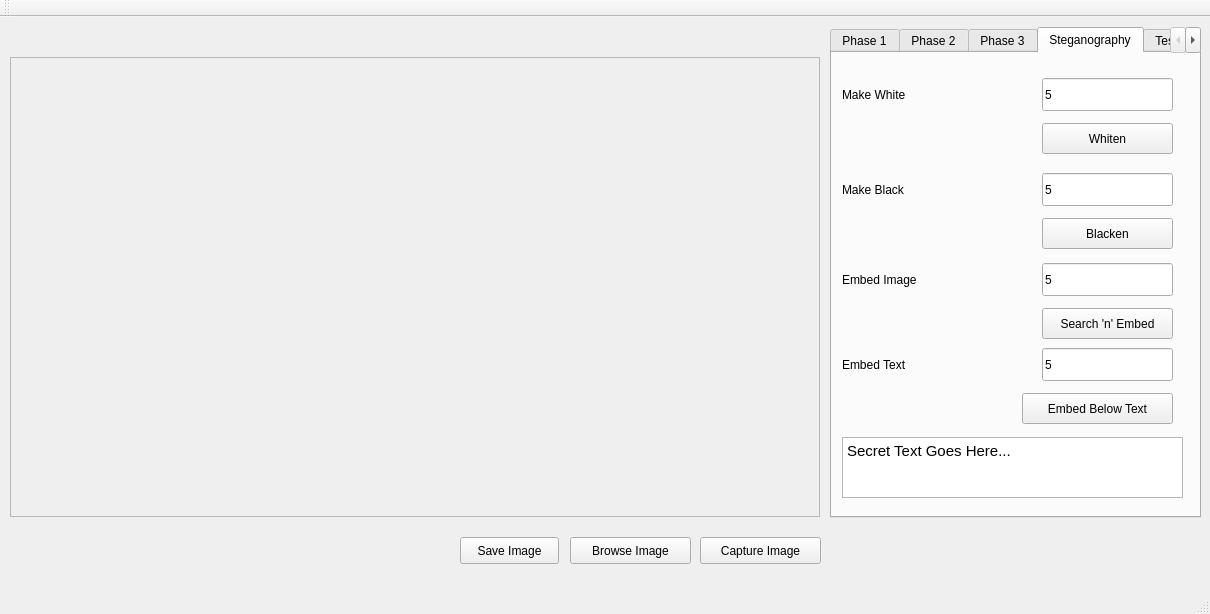
<?xml version="1.0" encoding="UTF-8"?>
<ui version="4.0">
 <class>MainWindow</class>
 <widget class="QMainWindow" name="MainWindow">
  <property name="geometry">
   <rect>
    <x>0</x>
    <y>0</y>
    <width>1210</width>
    <height>614</height>
   </rect>
  </property>
  <property name="windowTitle">
   <string>MainWindow</string>
  </property>
  <widget class="QWidget" name="centralWidget">
   <widget class="QPushButton" name="captureBtn">
    <property name="geometry">
     <rect>
      <x>700</x>
      <y>520</y>
      <width>121</width>
      <height>27</height>
     </rect>
    </property>
    <property name="text">
     <string>Capture Image</string>
    </property>
   </widget>
   <widget class="QPushButton" name="browseBtn">
    <property name="geometry">
     <rect>
      <x>570</x>
      <y>520</y>
      <width>121</width>
      <height>27</height>
     </rect>
    </property>
    <property name="text">
     <string>Browse Image</string>
    </property>
   </widget>
   <widget class="QScrollArea" name="scrollArea">
    <property name="geometry">
     <rect>
      <x>10</x>
      <y>40</y>
      <width>810</width>
      <height>460</height>
     </rect>
    </property>
    <property name="widgetResizable">
     <bool>true</bool>
    </property>
    <widget class="QWidget" name="scrollAreaWidgetContents">
     <property name="geometry">
      <rect>
       <x>0</x>
       <y>0</y>
       <width>808</width>
       <height>458</height>
      </rect>
     </property>
     <widget class="QLabel" name="imageLbl">
      <property name="geometry">
       <rect>
        <x>0</x>
        <y>0</y>
        <width>801</width>
        <height>451</height>
       </rect>
      </property>
      <property name="text">
       <string/>
      </property>
     </widget>
    </widget>
   </widget>
   <widget class="QPushButton" name="saveBtn">
    <property name="geometry">
     <rect>
      <x>460</x>
      <y>520</y>
      <width>99</width>
      <height>27</height>
     </rect>
    </property>
    <property name="text">
     <string>Save Image</string>
    </property>
   </widget>
   <widget class="QTabWidget" name="tabWidget">
    <property name="geometry">
     <rect>
      <x>830</x>
      <y>10</y>
      <width>371</width>
      <height>491</height>
     </rect>
    </property>
    <property name="currentIndex">
     <number>3</number>
    </property>
    <widget class="QWidget" name="firstTab">
     <attribute name="title">
      <string>Phase 1</string>
     </attribute>
     <widget class="QScrollArea" name="scrollArea_2">
      <property name="geometry">
       <rect>
        <x>0</x>
        <y>0</y>
        <width>361</width>
        <height>461</height>
       </rect>
      </property>
      <property name="widgetResizable">
       <bool>true</bool>
      </property>
      <widget class="QWidget" name="scrollAreaWidgetContents_2">
       <property name="geometry">
        <rect>
         <x>0</x>
         <y>0</y>
         <width>346</width>
         <height>554</height>
        </rect>
       </property>
       <layout class="QGridLayout" name="gridLayout">
        <item row="0" column="0" colspan="3">
         <widget class="QLabel" name="label">
          <property name="text">
           <string>Convert to gray scale:</string>
          </property>
         </widget>
        </item>
        <item row="0" column="4">
         <widget class="QPushButton" name="convertGrayScaleBtn">
          <property name="text">
           <string>Gray Scale</string>
          </property>
         </widget>
        </item>
        <item row="1" column="0">
         <widget class="QLabel" name="label_2">
          <property name="text">
           <string>Add Noise:</string>
          </property>
         </widget>
        </item>
        <item row="2" column="0" colspan="2">
         <widget class="QSlider" name="noisePercentSlider">
          <property name="maximum">
           <number>60</number>
          </property>
          <property name="singleStep">
           <number>2</number>
          </property>
          <property name="value">
           <number>5</number>
          </property>
          <property name="orientation">
           <enum>Qt::Horizontal</enum>
          </property>
         </widget>
        </item>
        <item row="2" column="4">
         <widget class="QPushButton" name="applyNoiseBtn">
          <property name="text">
           <string>Apply</string>
          </property>
         </widget>
        </item>
        <item row="3" column="0" colspan="3">
         <widget class="QLabel" name="label_3">
          <property name="text">
           <string>Smooth (Average Filter):</string>
          </property>
         </widget>
        </item>
        <item row="4" column="3">
         <widget class="QLineEdit" name="filterWidthTxt">
          <property name="text">
           <string>3</string>
          </property>
         </widget>
        </item>
        <item row="4" column="4">
         <widget class="QPushButton" name="smoothBtn">
          <property name="text">
           <string>Smooth</string>
          </property>
         </widget>
        </item>
        <item row="5" column="0" colspan="3">
         <widget class="QLabel" name="label_4">
          <property name="text">
           <string>Smooth (Median Filter):</string>
          </property>
         </widget>
        </item>
        <item row="6" column="3">
         <widget class="QLineEdit" name="medianFilterWidthTxt">
          <property name="text">
           <string>3</string>
          </property>
         </widget>
        </item>
        <item row="6" column="4">
         <widget class="QPushButton" name="medianBtn">
          <property name="text">
           <string>Smooth</string>
          </property>
         </widget>
        </item>
        <item row="7" column="0" colspan="2">
         <widget class="QLabel" name="label_5">
          <property name="text">
           <string>Threshold Binary:</string>
          </property>
         </widget>
        </item>
        <item row="8" column="0" colspan="2">
         <widget class="QSlider" name="thresholdBinSlide">
          <property name="maximum">
           <number>255</number>
          </property>
          <property name="singleStep">
           <number>5</number>
          </property>
          <property name="value">
           <number>128</number>
          </property>
          <property name="orientation">
           <enum>Qt::Horizontal</enum>
          </property>
         </widget>
        </item>
        <item row="8" column="4">
         <widget class="QPushButton" name="thresholdBinBtn">
          <property name="text">
           <string>Apply</string>
          </property>
         </widget>
        </item>
        <item row="9" column="0" colspan="2">
         <widget class="QLabel" name="label_6">
          <property name="text">
           <string>Image Slicing:</string>
          </property>
         </widget>
        </item>
        <item row="10" column="0" colspan="2">
         <widget class="QSlider" name="slicerSlide">
          <property name="minimum">
           <number>2</number>
          </property>
          <property name="maximum">
           <number>20</number>
          </property>
          <property name="singleStep">
           <number>1</number>
          </property>
          <property name="pageStep">
           <number>2</number>
          </property>
          <property name="value">
           <number>5</number>
          </property>
          <property name="orientation">
           <enum>Qt::Horizontal</enum>
          </property>
         </widget>
        </item>
        <item row="10" column="4">
         <widget class="QPushButton" name="slicingBtn">
          <property name="text">
           <string>Apply</string>
          </property>
         </widget>
        </item>
        <item row="11" column="0" colspan="2">
         <widget class="QLabel" name="label_7">
          <property name="text">
           <string>Enhance Contrast:</string>
          </property>
         </widget>
        </item>
        <item row="12" column="0">
         <widget class="QLabel" name="label_8">
          <property name="text">
           <string>From</string>
          </property>
         </widget>
        </item>
        <item row="12" column="1">
         <widget class="QLineEdit" name="contrastLowerTxt">
          <property name="text">
           <string>0</string>
          </property>
         </widget>
        </item>
        <item row="12" column="2">
         <widget class="QLabel" name="label_9">
          <property name="text">
           <string>To</string>
          </property>
         </widget>
        </item>
        <item row="12" column="3">
         <widget class="QLineEdit" name="contrastHigherTxt">
          <property name="text">
           <string>255</string>
          </property>
         </widget>
        </item>
        <item row="12" column="4">
         <widget class="QPushButton" name="Enhance">
          <property name="text">
           <string>Enhance</string>
          </property>
         </widget>
        </item>
        <item row="13" column="0" colspan="3">
         <widget class="QLabel" name="label_10">
          <property name="text">
           <string>Iterative Thresholding:</string>
          </property>
         </widget>
        </item>
        <item row="13" column="4">
         <widget class="QPushButton" name="iterativeBtn">
          <property name="text">
           <string>Apply</string>
          </property>
         </widget>
        </item>
        <item row="14" column="0" colspan="3">
         <widget class="QLabel" name="label_11">
          <property name="text">
           <string>P Tile:</string>
          </property>
         </widget>
        </item>
        <item row="14" column="3">
         <widget class="QLineEdit" name="pTileTxt">
          <property name="text">
           <string>50</string>
          </property>
         </widget>
        </item>
        <item row="14" column="4">
         <widget class="QPushButton" name="pTileBtn">
          <property name="text">
           <string>Apply</string>
          </property>
         </widget>
        </item>
        <item row="15" column="0" colspan="3">
         <widget class="QLabel" name="label_12">
          <property name="text">
           <string>Adaptive Thresholding:</string>
          </property>
         </widget>
        </item>
        <item row="15" column="3">
         <widget class="QLineEdit" name="adaptiveThresholdTxt">
          <property name="text">
           <string>3</string>
          </property>
         </widget>
        </item>
        <item row="15" column="4">
         <widget class="QPushButton" name="adaptiveBtn">
          <property name="text">
           <string>Apply</string>
          </property>
         </widget>
        </item>
       </layout>
      </widget>
     </widget>
    </widget>
    <widget class="QWidget" name="tab_2">
     <attribute name="title">
      <string>Phase 2</string>
     </attribute>
     <widget class="QScrollArea" name="scrollArea_3">
      <property name="geometry">
       <rect>
        <x>9</x>
        <y>9</y>
        <width>351</width>
        <height>441</height>
       </rect>
      </property>
      <property name="widgetResizable">
       <bool>true</bool>
      </property>
      <widget class="QWidget" name="scrollAreaWidgetContents_3">
       <property name="geometry">
        <rect>
         <x>0</x>
         <y>0</y>
         <width>349</width>
         <height>439</height>
        </rect>
       </property>
       <layout class="QGridLayout" name="gridLayout_2">
        <item row="0" column="0">
         <widget class="QLabel" name="label_13">
          <property name="text">
           <string>Component Labeling</string>
          </property>
         </widget>
        </item>
        <item row="0" column="1">
         <widget class="QPushButton" name="componentLabelingBtn">
          <property name="text">
           <string>Apply</string>
          </property>
         </widget>
        </item>
        <item row="1" column="0">
         <widget class="QLabel" name="label_14">
          <property name="text">
           <string>Invert</string>
          </property>
         </widget>
        </item>
        <item row="1" column="1">
         <widget class="QPushButton" name="invertBtn">
          <property name="text">
           <string>Apply</string>
          </property>
         </widget>
        </item>
        <item row="2" column="0">
         <widget class="QLabel" name="label_15">
          <property name="text">
           <string>Robert's operator</string>
          </property>
         </widget>
        </item>
        <item row="2" column="1">
         <widget class="QPushButton" name="robertsOpBtn">
          <property name="text">
           <string>Apply</string>
          </property>
         </widget>
        </item>
        <item row="3" column="0">
         <widget class="QLabel" name="label_16">
          <property name="text">
           <string>Sobel's Operator</string>
          </property>
         </widget>
        </item>
        <item row="3" column="1">
         <widget class="QPushButton" name="sobelOpBtn">
          <property name="text">
           <string>Apply</string>
          </property>
         </widget>
        </item>
        <item row="4" column="0">
         <widget class="QLabel" name="label_17">
          <property name="text">
           <string>Prewitt's Operator</string>
          </property>
         </widget>
        </item>
        <item row="4" column="1">
         <widget class="QPushButton" name="prewittOpBtn">
          <property name="text">
           <string>Apply</string>
          </property>
         </widget>
        </item>
        <item row="5" column="0">
         <widget class="QLabel" name="label_18">
          <property name="text">
           <string>Kirsch Operator</string>
          </property>
         </widget>
        </item>
        <item row="5" column="1">
         <widget class="QPushButton" name="kirschOpBtn">
          <property name="text">
           <string>Apply</string>
          </property>
         </widget>
        </item>
        <item row="6" column="0">
         <widget class="QLabel" name="label_19">
          <property name="text">
           <string>Laplacian Filter</string>
          </property>
         </widget>
        </item>
        <item row="6" column="1">
         <widget class="QPushButton" name="laplacianOpBtn">
          <property name="text">
           <string>Apply</string>
          </property>
         </widget>
        </item>
        <item row="7" column="0">
         <widget class="QLabel" name="label_20">
          <property name="text">
           <string>Gaussian Smooth</string>
          </property>
         </widget>
        </item>
        <item row="7" column="1">
         <widget class="QPushButton" name="gaussianBtn">
          <property name="text">
           <string>Apply</string>
          </property>
         </widget>
        </item>
       </layout>
       <zorder>componentLabelingBtn</zorder>
       <zorder>label_20</zorder>
       <zorder>sobelOpBtn</zorder>
       <zorder>gaussianBtn</zorder>
       <zorder>label_17</zorder>
       <zorder>label_16</zorder>
       <zorder>robertsOpBtn</zorder>
       <zorder>kirschOpBtn</zorder>
       <zorder>prewittOpBtn</zorder>
       <zorder>laplacianOpBtn</zorder>
       <zorder>label_18</zorder>
       <zorder>label_15</zorder>
       <zorder>label_14</zorder>
       <zorder>label_13</zorder>
       <zorder>label_19</zorder>
       <zorder>invertBtn</zorder>
      </widget>
     </widget>
    </widget>
    <widget class="QWidget" name="tab">
     <attribute name="title">
      <string>Phase 3</string>
     </attribute>
     <widget class="QScrollArea" name="scrollArea_4">
      <property name="geometry">
       <rect>
        <x>10</x>
        <y>10</y>
        <width>351</width>
        <height>431</height>
       </rect>
      </property>
      <property name="widgetResizable">
       <bool>true</bool>
      </property>
      <widget class="QWidget" name="scrollAreaWidgetContents_4">
       <property name="geometry">
        <rect>
         <x>0</x>
         <y>0</y>
         <width>349</width>
         <height>429</height>
        </rect>
       </property>
       <layout class="QFormLayout" name="formLayout">
        <item row="0" column="0">
         <widget class="QLabel" name="label_61">
          <property name="text">
           <string>Create a Pyramid:</string>
          </property>
         </widget>
        </item>
        <item row="2" column="1">
         <widget class="QPushButton" name="pyramidCreateBtn">
          <property name="text">
           <string>Create</string>
          </property>
         </widget>
        </item>
        <item row="3" column="0">
         <widget class="QLabel" name="label_62">
          <property name="text">
           <string>Show the Pyramid</string>
          </property>
         </widget>
        </item>
        <item row="8" column="0">
         <widget class="QLabel" name="label_64">
          <property name="text">
           <string>Expand (Zero Order)</string>
          </property>
         </widget>
        </item>
        <item row="5" column="0">
         <widget class="QLabel" name="label_63">
          <property name="text">
           <string>Save the Pyramid</string>
          </property>
         </widget>
        </item>
        <item row="8" column="1">
         <widget class="QPushButton" name="expandZeroOrderBtn">
          <property name="enabled">
           <bool>true</bool>
          </property>
          <property name="text">
           <string>Expand</string>
          </property>
         </widget>
        </item>
        <item row="5" column="1">
         <widget class="QPushButton" name="savePyramidBtn">
          <property name="enabled">
           <bool>true</bool>
          </property>
          <property name="text">
           <string>Save</string>
          </property>
         </widget>
        </item>
        <item row="3" column="1">
         <widget class="QPushButton" name="showPyramidBtn">
          <property name="text">
           <string>Show</string>
          </property>
         </widget>
        </item>
        <item row="0" column="1">
         <widget class="QLineEdit" name="pyramidLevelTxt">
          <property name="text">
           <string>5</string>
          </property>
         </widget>
        </item>
        <item row="9" column="0">
         <widget class="QLabel" name="label_65">
          <property name="text">
           <string>Expand (First Order)</string>
          </property>
         </widget>
        </item>
        <item row="9" column="1">
         <widget class="QPushButton" name="expandFirstBtn">
          <property name="enabled">
           <bool>true</bool>
          </property>
          <property name="text">
           <string>Expand</string>
          </property>
         </widget>
        </item>
        <item row="11" column="0">
         <widget class="QLabel" name="label_66">
          <property name="text">
           <string>Show Expanded (Zero Order)</string>
          </property>
         </widget>
        </item>
        <item row="11" column="1">
         <widget class="QPushButton" name="showZeroBtn">
          <property name="enabled">
           <bool>true</bool>
          </property>
          <property name="text">
           <string>Show</string>
          </property>
         </widget>
        </item>
        <item row="13" column="0">
         <widget class="QLabel" name="label_67">
          <property name="text">
           <string>Show Expanded (First Order)</string>
          </property>
         </widget>
        </item>
        <item row="13" column="1">
         <widget class="QPushButton" name="showFirstBtn">
          <property name="enabled">
           <bool>true</bool>
          </property>
          <property name="text">
           <string>Show</string>
          </property>
         </widget>
        </item>
        <item row="15" column="0">
         <widget class="QLabel" name="label_69">
          <property name="text">
           <string>Save Expanded (First Order)</string>
          </property>
         </widget>
        </item>
        <item row="14" column="0">
         <widget class="QLabel" name="label_68">
          <property name="text">
           <string>Save Expanded (Zero Order)</string>
          </property>
         </widget>
        </item>
        <item row="14" column="1">
         <widget class="QPushButton" name="saveZeroBtn">
          <property name="enabled">
           <bool>true</bool>
          </property>
          <property name="text">
           <string>Save</string>
          </property>
         </widget>
        </item>
        <item row="15" column="1">
         <widget class="QPushButton" name="saveFirstBtn">
          <property name="enabled">
           <bool>true</bool>
          </property>
          <property name="text">
           <string>Save</string>
          </property>
         </widget>
        </item>
       </layout>
      </widget>
     </widget>
    </widget>
    <widget class="QWidget" name="tab_3">
     <attribute name="title">
      <string>Steganography</string>
     </attribute>
     <widget class="QLineEdit" name="mkWhiteTxt">
      <property name="geometry">
       <rect>
        <x>210</x>
        <y>25</y>
        <width>131</width>
        <height>33</height>
       </rect>
      </property>
      <property name="text">
       <string>5</string>
      </property>
     </widget>
     <widget class="QLabel" name="label_71">
      <property name="geometry">
       <rect>
        <x>10</x>
        <y>25</y>
        <width>117</width>
        <height>33</height>
       </rect>
      </property>
      <property name="text">
       <string>Make White</string>
      </property>
     </widget>
     <widget class="QPushButton" name="mkWhiteBtn">
      <property name="geometry">
       <rect>
        <x>210</x>
        <y>70</y>
        <width>131</width>
        <height>31</height>
       </rect>
      </property>
      <property name="text">
       <string>Whiten</string>
      </property>
     </widget>
     <widget class="QPushButton" name="mkBlackBtn">
      <property name="geometry">
       <rect>
        <x>210</x>
        <y>165</y>
        <width>131</width>
        <height>31</height>
       </rect>
      </property>
      <property name="text">
       <string>Blacken</string>
      </property>
     </widget>
     <widget class="QLineEdit" name="mkBlackTxt">
      <property name="geometry">
       <rect>
        <x>210</x>
        <y>120</y>
        <width>131</width>
        <height>33</height>
       </rect>
      </property>
      <property name="text">
       <string>5</string>
      </property>
     </widget>
     <widget class="QLabel" name="label_72">
      <property name="geometry">
       <rect>
        <x>10</x>
        <y>120</y>
        <width>117</width>
        <height>33</height>
       </rect>
      </property>
      <property name="text">
       <string>Make Black</string>
      </property>
     </widget>
     <widget class="QLabel" name="label_73">
      <property name="geometry">
       <rect>
        <x>10</x>
        <y>210</y>
        <width>117</width>
        <height>33</height>
       </rect>
      </property>
      <property name="text">
       <string>Embed Image</string>
      </property>
     </widget>
     <widget class="QPushButton" name="embedBtn">
      <property name="geometry">
       <rect>
        <x>210</x>
        <y>255</y>
        <width>131</width>
        <height>31</height>
       </rect>
      </property>
      <property name="text">
       <string>Search 'n' Embed</string>
      </property>
     </widget>
     <widget class="QLineEdit" name="embedTxt">
      <property name="geometry">
       <rect>
        <x>210</x>
        <y>210</y>
        <width>131</width>
        <height>33</height>
       </rect>
      </property>
      <property name="text">
       <string>5</string>
      </property>
     </widget>
     <widget class="QLineEdit" name="embedTextBitsTxt">
      <property name="geometry">
       <rect>
        <x>210</x>
        <y>295</y>
        <width>131</width>
        <height>33</height>
       </rect>
      </property>
      <property name="text">
       <string>5</string>
      </property>
     </widget>
     <widget class="QLabel" name="label_74">
      <property name="geometry">
       <rect>
        <x>10</x>
        <y>295</y>
        <width>117</width>
        <height>33</height>
       </rect>
      </property>
      <property name="text">
       <string>Embed Text</string>
      </property>
     </widget>
     <widget class="QPushButton" name="embedTextBtn">
      <property name="geometry">
       <rect>
        <x>190</x>
        <y>340</y>
        <width>151</width>
        <height>31</height>
       </rect>
      </property>
      <property name="text">
       <string>Embed Below Text</string>
      </property>
     </widget>
     <widget class="QTextEdit" name="embedTextTxt">
      <property name="geometry">
       <rect>
        <x>10</x>
        <y>384</y>
        <width>341</width>
        <height>61</height>
       </rect>
      </property>
      <property name="html">
       <string>&lt;!DOCTYPE HTML PUBLIC &quot;-//W3C//DTD HTML 4.0//EN&quot; &quot;http://www.w3.org/TR/REC-html40/strict.dtd&quot;&gt;
&lt;html&gt;&lt;head&gt;&lt;meta name=&quot;qrichtext&quot; content=&quot;1&quot; /&gt;&lt;style type=&quot;text/css&quot;&gt;
p, li { white-space: pre-wrap; }
&lt;/style&gt;&lt;/head&gt;&lt;body style=&quot; font-family:'Cantarell'; font-size:11pt; font-weight:400; font-style:normal;&quot;&gt;
&lt;p style=&quot; margin-top:0px; margin-bottom:0px; margin-left:0px; margin-right:0px; -qt-block-indent:0; text-indent:0px;&quot;&gt;Secret Text Goes Here...&lt;/p&gt;&lt;/body&gt;&lt;/html&gt;</string>
      </property>
     </widget>
    </widget>
    <widget class="QWidget" name="tab_4">
     <attribute name="title">
      <string>Test Page</string>
     </attribute>
     <widget class="QPushButton" name="blendBrowseBtn">
      <property name="geometry">
       <rect>
        <x>213</x>
        <y>20</y>
        <width>128</width>
        <height>27</height>
       </rect>
      </property>
      <property name="text">
       <string>Browse</string>
      </property>
     </widget>
     <widget class="QLabel" name="label_70">
      <property name="geometry">
       <rect>
        <x>10</x>
        <y>20</y>
        <width>123</width>
        <height>27</height>
       </rect>
      </property>
      <property name="text">
       <string>Blend Images With</string>
      </property>
     </widget>
    </widget>
   </widget>
  </widget>
  <widget class="QMenuBar" name="menuBar">
   <property name="geometry">
    <rect>
     <x>0</x>
     <y>0</y>
     <width>1210</width>
     <height>27</height>
    </rect>
   </property>
  </widget>
  <widget class="QToolBar" name="mainToolBar">
   <attribute name="toolBarArea">
    <enum>TopToolBarArea</enum>
   </attribute>
   <attribute name="toolBarBreak">
    <bool>false</bool>
   </attribute>
  </widget>
  <widget class="QStatusBar" name="statusBar"/>
 </widget>
 <layoutdefault spacing="6" margin="11"/>
 <resources/>
 <connections/>
</ui>
